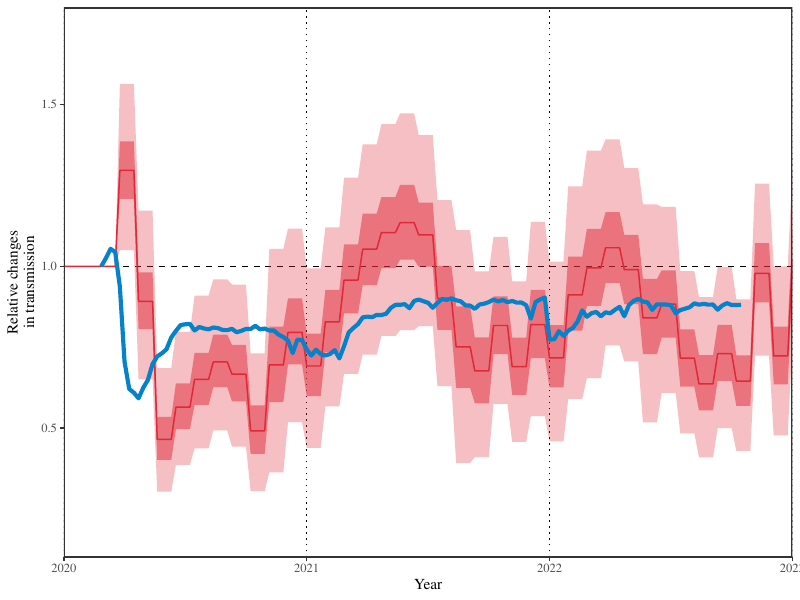

R code for this plot:
library(tidyr)
library(dplyr)
library(lubridate)
library(ggplot2); theme_set(theme_bw(base_family="Times"))
library(rstan)
library(egg)
source("../script/script_incidence.R")

load("../stanfit_sirs/stanfit_sirs_us_incidence_npi.rda")
load("../data/data_processed_mobility_us.rda")

ss <- summary(stanfit_sirs_us_incidence_npi)

N <- nrow(data_incidence)

npidata <- data.frame(
	year=data_incidence$year,
	week=data_incidence$week,
	est=ss$summary[grepl("npieff\\[", rownames(ss$summary)),6][1:N],
	lwr=ss$summary[grepl("npieff\\[", rownames(ss$summary)),4][1:N],
	upr=ss$summary[grepl("npieff\\[", rownames(ss$summary)),8][1:N],
	lwr2=ss$summary[grepl("npieff\\[", rownames(ss$summary)),5][1:N],
	upr2=ss$summary[grepl("npieff\\[", rownames(ss$summary)),7][1:N]
)

data_mob <- data_processed_mobility_us %>%
	mutate(
		week=ifelse(week==53, 52, week)
	) %>%
	group_by(year, week) %>%
	summarize(
		mean=mean(mean)
	)
	
g1 <- ggplot(npidata) +
	geom_vline(xintercept=2015:2024, lty=3) +
	geom_hline(yintercept=1, lty=2) +
	geom_line(aes(year+week/52, est), col="#E02938") +
	geom_ribbon(aes(year+week/52, ymin=lwr, ymax=upr), fill="#E02938", alpha=0.3) +
	geom_ribbon(aes(year+week/52, ymin=lwr2, ymax=upr2), fill="#E02938", alpha=0.5) +
	geom_line(data=data_mob, aes(year+week/52, 1+mean/100), col="#0582CA", lwd=1.4) +
	scale_x_continuous("Year", expand=c(0, 0),
										 breaks=2015:2024,
										 limits=c(2020, 2023)) +
	scale_y_continuous("Relative changes\nin transmission", expand=c(0, 0), limits=c(0.1, 1.8)) +
	theme(
		strip.background = element_blank(),
		panel.grid = element_blank(),
		panel.border = element_rect(linewidth=1)
	)

cor.test(filter(npidata, year+week/52 >= 2020+8/52, year+week/52 <= 2022+41/52)$est, data_mob$mean)

npi_ccf <- ccf(filter(npidata, year+week/52 >= 2020+8/52, year+week/52 <= 2022+41/52)$est, data_mob$mean)

npi_ccf$acf[npi_ccf$lag==3]<npi_ccf$acf[npi_ccf$lag==4]

npidata_filter <- npidata %>%
	filter(year+week/52 >= 2020+12/52, year+week/52 <= 2022+45/52)

compdata <- data.frame(
	est=npidata_filter$est,
	mean=data_mob$mean
)

cor.test(1+compdata$mean/100, compdata$est)

ggsave("figure_mobility_new.pdf", g1, width=8, height=6)
